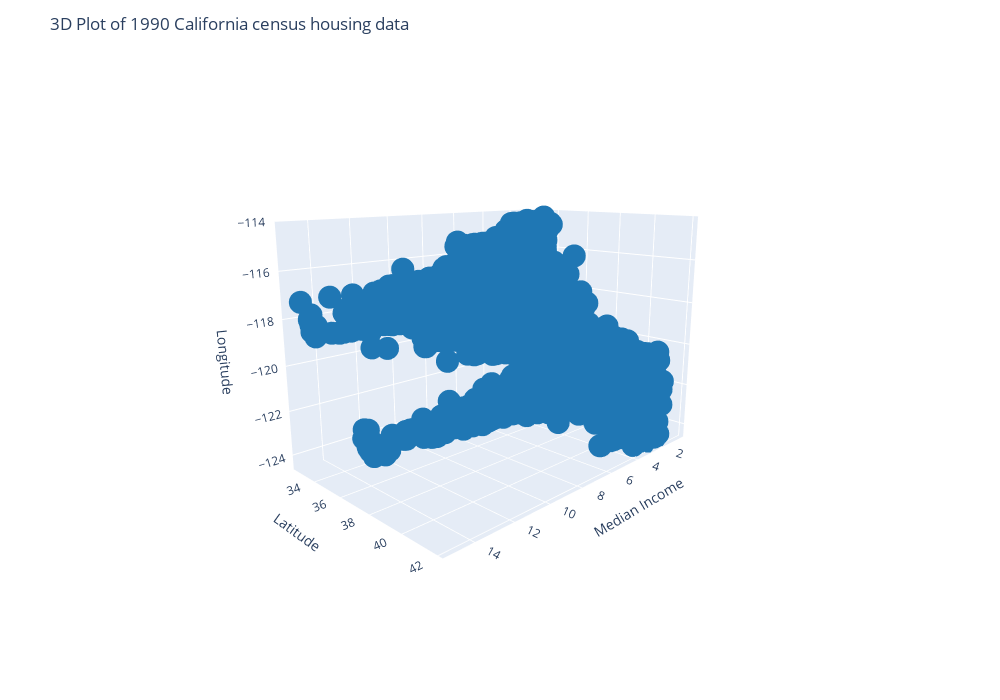

Write notebook code for a chart like this one.
### Code cell
# alternate means of plotting same, using package learned about during last week's assignment:
import plotly.express as px

# --- 3‑D scatter using Plotly Express ---------------------------------
fig = px.scatter_3d(
    raw_data,
    x="MedInc",  
    y="Latitude", 
    z="Longitude",
    ## keep the single‑color aesthetic of the matplotlib version
    color_discrete_sequence=["#1f77b4"],  # Plotly’s default blue
    size_max=8,  # caps marker scaling if `size=` is ever used
    width=1000,
    height=700,
)

# Set title and axis labels
fig.update_layout(
    title="3D Plot of 1990 California census housing data",
    scene=dict(
        xaxis_title="Median Income",
        yaxis_title="Latitude",
        zaxis_title="Longitude",
    ),
)

# Optional: define a starting camera angle (similar to your second snippet)
camera = dict(up=dict(x=0, y=0, z=1), eye=dict(x=1.75, y=1.75, z=0.6))
fig.update_layout(scene_camera=camera)

fig.show()

### Figure 1 — Plotly figure (JSON) as saved in the notebook; plotly's stock layout.template omitted (floating-point values rounded to 4 significant figures; data arrays with more than 128 entries replaced by an {"elided": "..."} marker saying what was removed)
{"data": [{"hovertemplate": "MedInc=%{x}<br>Latitude=%{y}<br>Longitude=%{z}<extra></extra>", "legendgroup": "", "marker": {"color": "#1f77b4", "symbol": "circle"}, "mode": "markers", "name": "", "scene": "scene", "showlegend": false, "type": "scatter3d", "x": {"elided": "20635 float values"}, "y": {"elided": "20635 float values"}, "z": {"elided": "20635 float values"}}], "layout": {"height": 700, "legend": {"tracegroupgap": 0}, "margin": {"t": 60}, "scene": {"camera": {"eye": {"x": 1.75, "y": 1.75, "z": 0.6}, "up": {"x": 0, "y": 0, "z": 1}}, "domain": {"x": [0, 1], "y": [0, 1]}, "xaxis": {"title": {"text": "Median Income"}}, "yaxis": {"title": {"text": "Latitude"}}, "zaxis": {"title": {"text": "Longitude"}}}, "title": {"text": "3D Plot of 1990 California census housing data"}, "width": 1000}}
